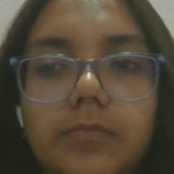
#> input picture temp_face.jpg, 174 x 174 px
$ python -i face_detector.py   (imports and definitions only)
#> lines starting #> are read from the running program, lines starting #| are printed output that depends on the picture
#> further down, picture is the input picture: shape (174, 174, 3); mean B, G, R 56.2, 72.3, 83.9
import cv2
import pickle
import numpy as np
from deepface import DeepFace
import os

class SimpleFaceDetector:
    def __init__(self):
        try:
            with open('models/simple_face_model.pkl', 'rb') as f:
#> (reads models/simple_face_model.pkl from the repository)
                data = pickle.load(f)
                self.known_faces = data['face_paths']
                self.known_names = data['names']
        except Exception as e:
            print(f"Model loading error: {e}")
            self.known_faces = []
            self.known_names = []

        self.face_cascade = cv2.CascadeClassifier(cv2.data.haarcascades + 'haarcascade_frontalface_default.xml')

    def recognize_face(self, image):
        try:
            rgb_image = cv2.cvtColor(image, cv2.COLOR_BGR2RGB)
            face_locations = self.face_cascade.detectMultiScale(rgb_image, 1.1, 4)
#> face_locations = [[10, 9, 153, 153]]

            results = []

            for (x, y, w, h) in face_locations:
                face_roi = image[y:y+h, x:x+w]
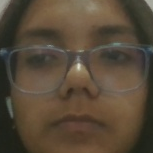
#> face_roi: shape (153, 153, 3); mean B, G, R 56.2, 73.2, 87

                identity, confidence = self.simple_face_match(face_roi)
#> identity = 'Unknown'; confidence = 0

                if confidence > 0.6:
                    name = identity
                    status = "Access Granted"
                    color = (0, 255, 0)
                else:
                    name = "Unknown"
                    status = "Access Denied"
                    color = (0, 0, 255)

                emotion, emotion_score = self.detect_emotion(face_roi)

                results.append({
                    'name': name,
                    'confidence': confidence,
                    'status': status,
                    'location': (y, x+w, y+h, x),
                    'color': color,
                    'emotion': emotion,
                    'emotion_score': emotion_score
                })

            return results
        except Exception as e:
            print(f"Face recognition error: {e}")
            return []

    def simple_face_match(self, face_image):
        best_match = "Unknown"
        best_confidence = 0

        if not self.known_faces:
            return best_match, best_confidence

        current_face = cv2.resize(face_image, (100, 100))

        for i, known_face_path in enumerate(self.known_faces):
            try:
                known_face = cv2.imread(known_face_path)
                if known_face is None:
                    continue

                known_face = cv2.resize(known_face, (100, 100))

                hist1 = cv2.calcHist([current_face], [0], None, [256], [0, 256])
                hist2 = cv2.calcHist([known_face], [0], None, [256], [0, 256])

                similarity = cv2.compareHist(hist1, hist2, cv2.HISTCMP_CORREL)
                confidence = max(0, (similarity + 1) / 2)

                if confidence > best_confidence:
                    best_confidence = confidence
                    best_match = self.known_names[i]
            except Exception:
                continue

        return best_match, round(best_confidence, 2)

    def detect_emotion(self, face_image):
        try:
            temp_path = "temp_face.jpg"
            cv2.imwrite(temp_path, face_image)

#> (the run stopped early here; a loop or call above may not have finished)
